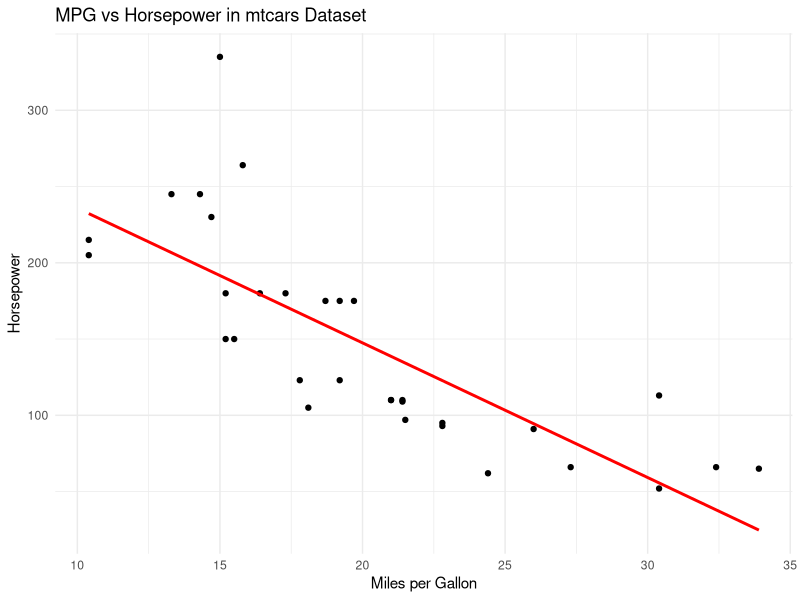

The R source for this figure:
## ---- chunk 1
# Comment out a line
library(tidyverse)

# Load the data
mtcars <- mtcars
## ---- chunk 2
# Print the first few rows
head(mtcars)

mtcars %>%
  ggplot(aes(x = mpg, y = hp)) +
  geom_point() +
  geom_smooth(method = "lm", se = FALSE, color = "red") +
  theme_minimal() +
  labs(
    x = "Miles per Gallon",
    y = "Horsepower",
    title = "MPG vs Horsepower in mtcars Dataset"
  )
